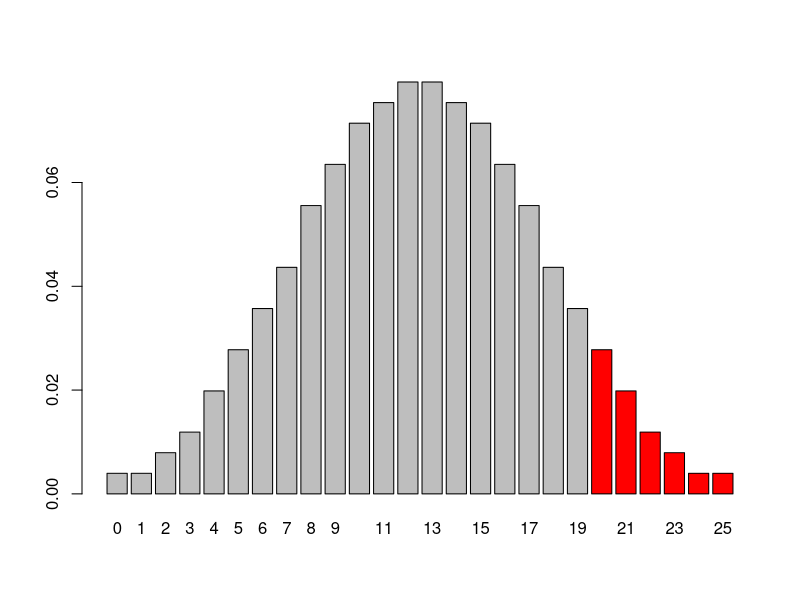

This chart was generated by the following R code:
#Wilcoxon順位和の確率分布を求める

#求めたい順位和分布の全サンプルのサイズをm, 一方のグループのサンプルのサイズをnとする。
#今回は、m=10,n=5として確かめる。
m <- 10
n <- 5

#1から10までの順位を生成
data <- c(1:m)

#組み合わせを生成
a <- t(combn(1:m,n))

#差を入れておくベクトルを定義
difference <- c()

#考えられる順位和の差を求める
for (i in 1:choose(m, n)){
  group1 <- data[a[i,]]
  difference[i] <- sum(group1) - (sum(data)-sum(group1))
}

#探索しやすくするためにdifferenceをソートする
difference <- sort(difference)

#確率(割合)を保管するベクトル定義
prob <- c()

#ある差を取る種類の個数を記録する変数を定義
cnt <- 0

#差の種類が全体で何種類あるかの個数を変数で定義
number <- 1

#数える時に使う変数を定義
x <- min(difference)

#便宜と計算量削減のためdifferenceの長さを記録しておく変数を定義
len <- length(difference)


for (j in 1:len){
  if(x==difference[j]){
    cnt=cnt+1
  }
  else{
    prob[number]=cnt/len
    x=difference[j]
    cnt=1
    number=number+1
  }
  if (j==len){
    prob[number]=cnt/len
  }
}
prob
x=0:25
barplot(prob, names.arg=c(0:25), col=ifelse(x>=35-15,"red","grey"))